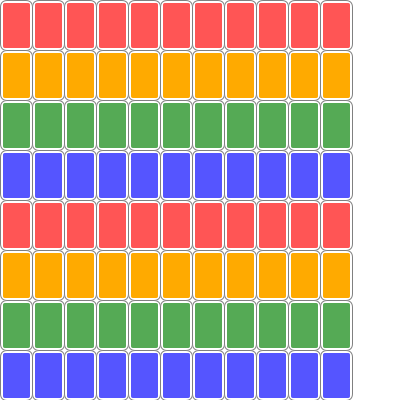
Frame 1 (no input)
Frame 60 (the mouse pressed at the canvas centre just before this capture): identical to frame 1, image omitted
Frame 120 (the mouse held since frame 60 and released just before this capture): identical to frame 1, image omitted

The Processing sketch that drew this single still picture (run headless with seeded random() and noise(); from frame 60 on, the mouse is pressed at the canvas centre):

// Processing sketch: week04_3_bettercard_func
// ── week04_3_bettercard_func.pde
void setup()
{
  size(400,400);//製作uno卡片 
}
int [][] card = new int [8][11];
color [] C = {#FF5555, #FFAA00, #55AA55, #5555FF};//UNO卡牌的顏色
void draw()
{
  background(255);
  for ( int i=0;i<8;i++ )
  {
    for( int j=0;j<11;j++ )
    {//      x 座標 y座標  顏色
      drawCard(j*32,i*50,C[i%4]);//把下面兩行合起來
      //fill(C[i%4]);
      //               牌的寬 高
      //rect(j*32, i*50, 32, 50);
      
    }
  }
}
void drawCard( int x, int y, color c)
{
  stroke(128);//灰色的邊框
  fill(255);//白色的背景
  rect(x, y, 32, 50, 7);//圓弧的弧度(7)
  noStroke();
  fill(c);
  rect(x+3, y+3 , 32-5, 50-5, 2);
}
